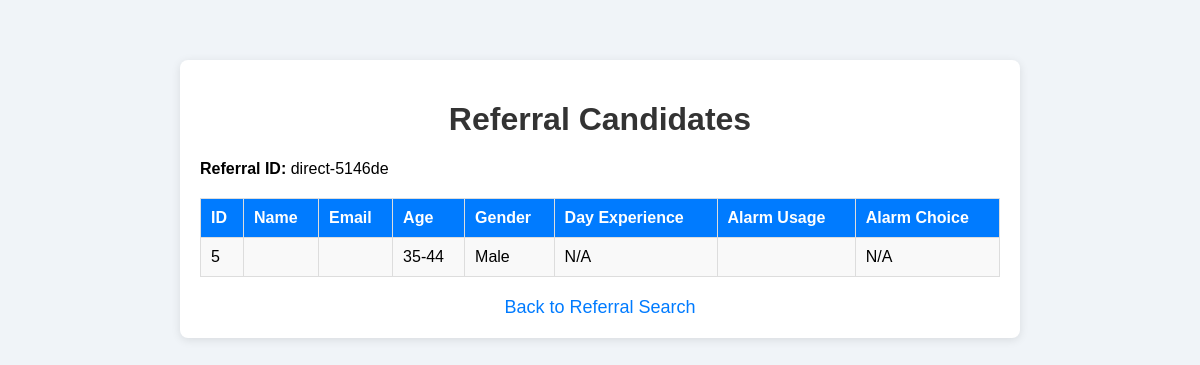
Screenshot of /referral/unique-user/direct-5146de with the database file from the repository.
### index.py (models this page shows)
class SurveyResponseIndex(db.Model):
    __tablename__ = 'survey_response'
    id = db.Column(db.Integer, primary_key=True, autoincrement=True)
    unique_user_id = db.Column(db.Integer, db.ForeignKey('unique_user.id'), nullable=False)
    referral_id = db.Column(db.String(64), nullable=False, default="direct")
    age = db.Column(db.String(20), nullable=False, default='-')
    gender = db.Column(db.String(20), nullable=False, default='-')
    other_data = db.Column(db.Text, nullable=True)  # Stores additional info as JSON
    status = db.Column(db.String(50), nullable=True, default="Completed")
    timestamp = db.Column(db.DateTime, default=datetime.utcnow)

### referral.py (the view)
@referral_bp.route('/unique-user/<referral_id>', methods=['GET'])
def view_unique_user(referral_id):
    from index import SurveyResponseIndex
    responses = SurveyResponseIndex.query.filter_by(referral_id=referral_id).all()
    if responses:
        return render_template('unique_user.html', referral_id=referral_id, responses=responses)
    return render_template('referral.html', error="No responses found for this unique user.")

### templates/unique_user.html (shortened to what this page needs)
<!DOCTYPE html>
<html lang="en">
<head>
</head>
<body>
  <div class="container">
    <h1>Referral Candidates</h1>
    <p><strong>Referral ID:</strong> {{ referral_id }}</p>
    {% if responses %}
    <table>
      <tr>
        <th>ID</th>
        <th>Name</th>
        <th>Email</th>
        <th>Age</th>
        <th>Gender</th>
        <th>Day Experience</th>
        <th>Alarm Usage</th>
        <th>Alarm Choice</th>
      </tr>
      {% for response in responses %}
      <tr>
        <td>{{ response.id }}</td>
        <td>{{ response.name }}</td>
        <td>{{ response.email }}</td>
        <td>{{ response.age }}</td>
        <td>{{ response.gender }}</td>
        <td>{{ response.day_experience or 'N/A' }}</td>
        <td>{{ response.alarm_usage }}</td>
        <td>{{ response.alarm_choice or 'N/A' }}</td>
      </tr>
      {% endfor %}
    </table>
    {% else %}
    <p>No survey responses found for this referral ID.</p>
    {% endif %}
    <a href="/referral" class="back-link">Back to Referral Search</a>
  </div>
</body>
</html>

### templates/unique_user.html (style rules this page uses)
body { font-family: Arial, sans-serif; background: #f0f4f8; margin: 0; padding: 20px; }
.container { max-width: 800px; background: #fff; margin: 40px auto; padding: 20px; border-radius: 8px; box-shadow: 0 2px 10px rgba(0,0,0,0.1); }
h1 { text-align: center; color: #333; }
table { width: 100%; border-collapse: collapse; margin-top: 20px; }
th, td { border: 1px solid #ddd; padding: 10px; text-align: left; }
th { background: #007BFF; color: white; }
tr:nth-child(even) { background: #f9f9f9; }
.back-link { display: block; text-align: center; margin-top: 20px; color: #007BFF; text-decoration: none; font-size: 18px; }

### rows the page displays
SurveyResponseIndex: referral "direct-5146de", id "5", age "35-44", gender "Male", day_experience "N/A", alarm_choice "N/A"
